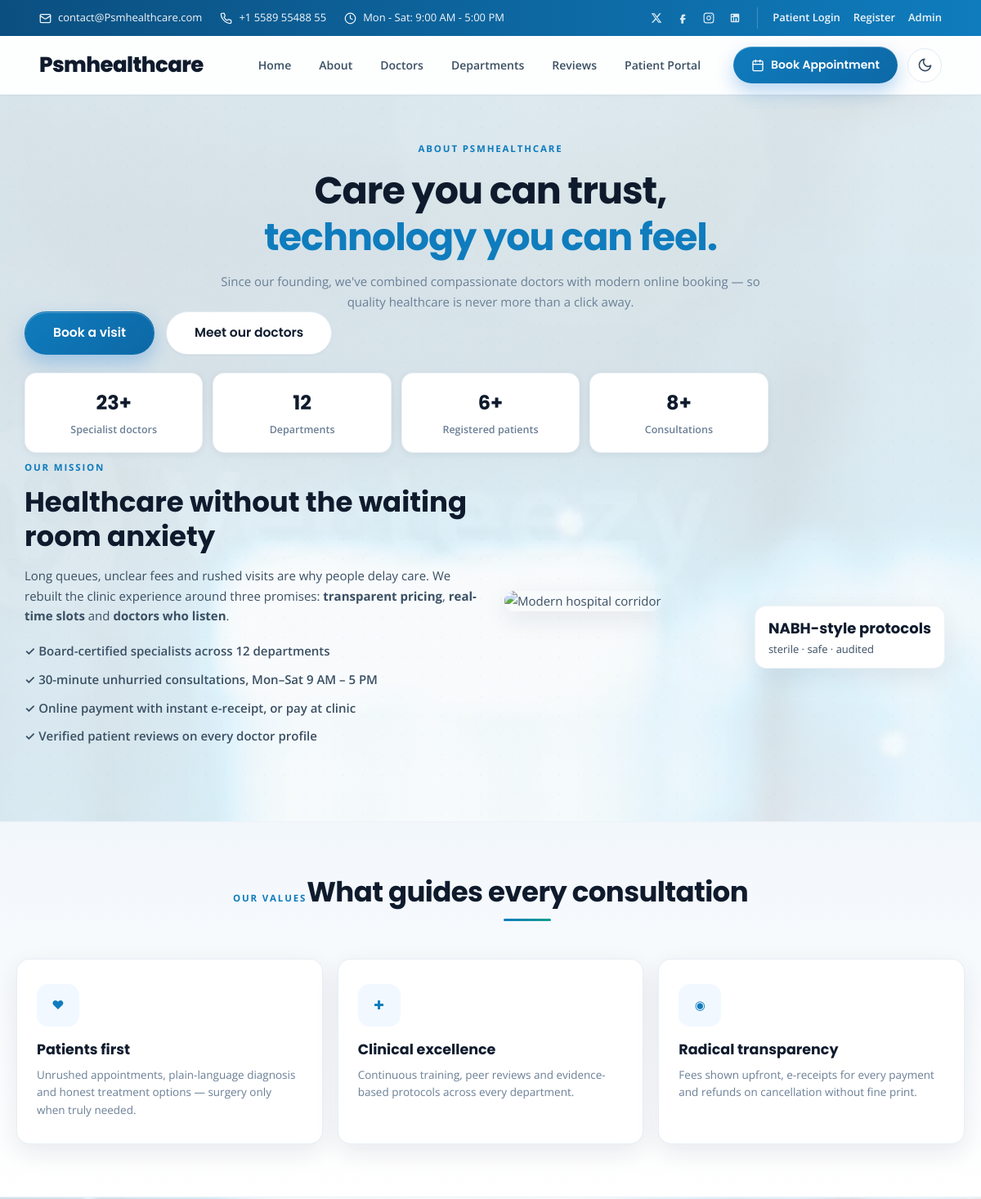
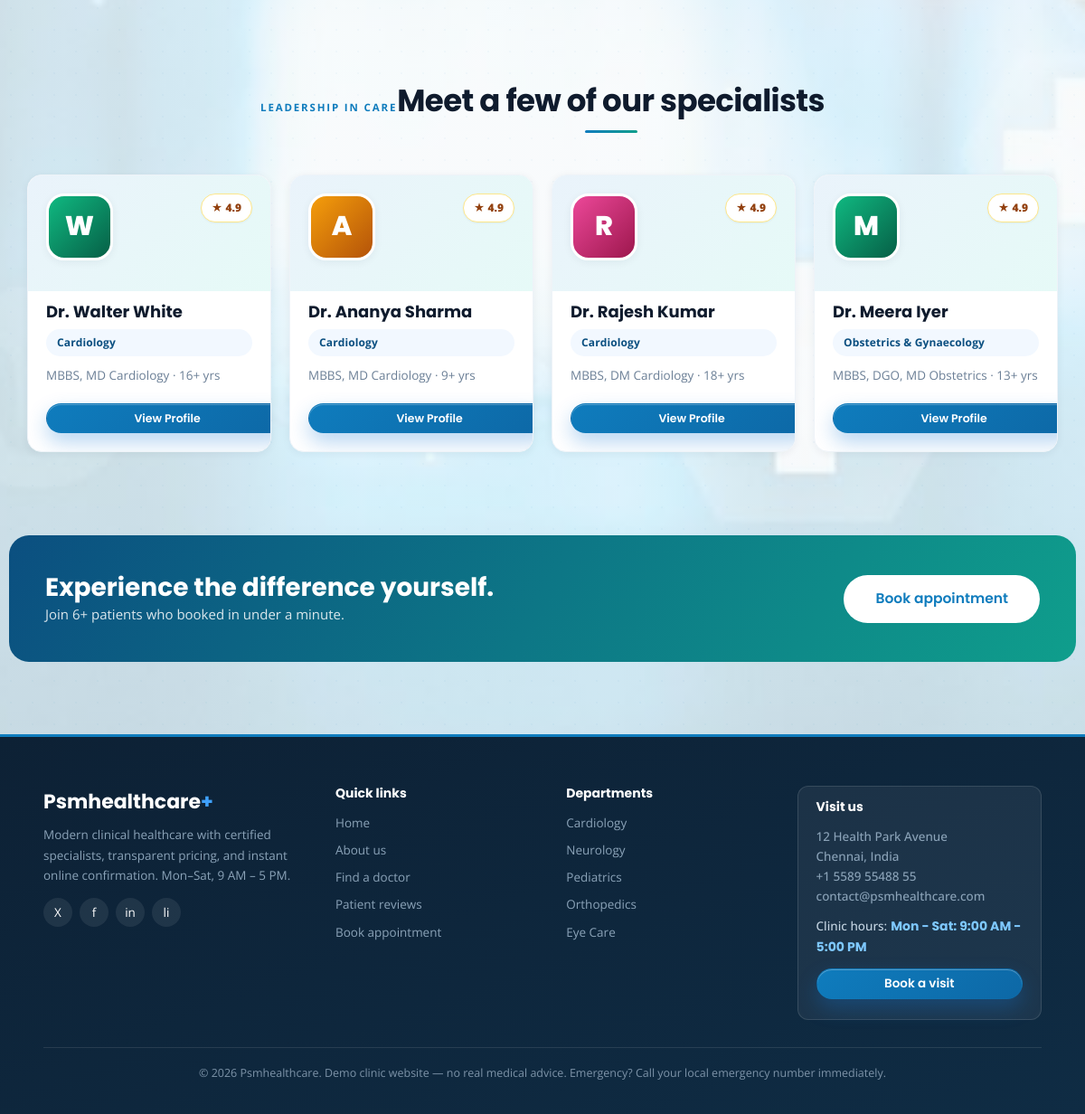
/about, run on the app's committed database (2 pictures, top to bottom).
### tables this page shows
CREATE TABLE doctors (
        id INTEGER PRIMARY KEY AUTOINCREMENT,
        name TEXT NOT NULL,
        branch_id INTEGER NOT NULL REFERENCES branches(id) ON DELETE CASCADE
    , qualification TEXT NOT NULL DEFAULT '', experience INTEGER NOT NULL DEFAULT 0, bio TEXT NOT NULL DEFAULT '', languages TEXT NOT NULL DEFAULT 'English', fee INTEGER NOT NULL DEFAULT 500, rating REAL NOT NULL DEFAULT 4.8);

CREATE TABLE branches (
        id INTEGER PRIMARY KEY AUTOINCREMENT,
        name TEXT NOT NULL UNIQUE
    );

### app.py (the view)
@app.route("/about")
def about():
    connection = db()
    stats = {
        "doctors": connection.execute("SELECT COUNT(*) c FROM doctors").fetchone()["c"],
        "specialties": connection.execute("SELECT COUNT(*) c FROM branches").fetchone()["c"],
        "patients": connection.execute("SELECT COUNT(*) c FROM patients").fetchone()["c"],
        "appointments": connection.execute("SELECT COUNT(*) c FROM appointments").fetchone()["c"]
    }
    doctors = connection.execute("""
        SELECT d.*, b.name AS branch FROM doctors d
        JOIN branches b ON b.id = d.branch_id
        ORDER BY d.rating DESC LIMIT 4
    """).fetchall()
    connection.close()
    return render_template("about.html", stats=stats, doctors=doctors)

### app.py (called while the page is built)
def db():
    os.makedirs(os.path.dirname(DB_PATH), exist_ok=True)
    connection = sqlite3.connect(DB_PATH)
    connection.row_factory = sqlite3.Row
    connection.execute("PRAGMA foreign_keys = ON")
    return connection

def current_user():
    return session.get("user")

@app.context_processor
def globals_for_templates():
    return {
        "current_user": current_user(),
        "today": date.today().isoformat(),
        "booking_days": BOOKING_DAYS,
        "consultation_fee": CONSULTATION_FEE,
        "currency_symbol": CURRENCY_SYMBOL,
        "hold_minutes": PAYMENT_HOLD_MINUTES
    }

### templates/about.html (shortened to what this page needs)
{% extends 'base.html' %}
{% block content %}
<section class="page-hero">
    <span class="eyebrow">ABOUT PSMHEALTHCARE</span>
    <h1>Care you can trust,<br><em>technology you can feel.</em></h1>
    <p>Since our founding, we've combined compassionate doctors with modern online booking — so quality healthcare is never more than a click away.</p>
    <div class="hero-btns">
        <a class="btn btn-primary btn-lg" href="{{ url_for('book') }}">Book a visit</a>
        <a class="btn btn-ghost btn-lg" href="{{ url_for('doctors_page') }}">Meet our doctors</a>
    </div>
</section>
<div class="trust-bar">
    <div><strong>{{ stats.doctors }}+</strong><span>Specialist doctors</span></div>
    <div><strong>{{ stats.specialties }}</strong><span>Departments</span></div>
    <div><strong>{{ stats.patients }}+</strong><span>Registered patients</span></div>
    <div><strong>{{ stats.appointments }}+</strong><span>Consultations</span></div>
</div>
<section class="section">
    <div class="about-split">
        <div>
            <span class="eyebrow">OUR MISSION</span>
            <h2>Healthcare without the waiting room anxiety</h2>
            <p>Long queues, unclear fees and rushed visits are why people delay care. We rebuilt the clinic experience around three promises: <strong>transparent pricing</strong>, <strong>real-time slots</strong> and <strong>doctors who listen</strong>.</p>
            <ul class="tick-list">
                <li>✓ Board-certified specialists across {{ stats.specialties }} departments</li>
                <li>✓ 30-minute unhurried consultations, Mon–Sat 9 AM – 5 PM</li>
                <li>✓ Online payment with instant e-receipt, or pay at clinic</li>
                <li>✓ Verified patient reviews on every doctor profile</li>
            </ul>
        </div>
        <div class="about-img">
            <img src="https://images.unsplash.com/photo-1519494026892-80bbd2d6fd0d?q=80&w=900&auto=format&fit=crop" alt="Modern hospital corridor">
            <div class="float-card fc-2"><strong>NABH-style protocols</strong><span>sterile · safe · audited</span></div>
        </div>
    </div>
</section>
<section class="section section-tinted">
    <div class="section-title"><span class="eyebrow">OUR VALUES</span><h2>What guides every consultation</h2></div>
    <div class="values-grid">
        <div class="medilab-feature-card"><div class="card-icon">♥</div><h3>Patients first</h3><p>Unrushed appointments, plain-language diagnosis and honest treatment options — surgery only when truly needed.</p></div>
        <div class="medilab-feature-card"><div class="card-icon">✚</div><h3>Clinical excellence</h3><p>Continuous training, peer reviews and evidence-based protocols across every department.</p></div>
        <div class="medilab-feature-card"><div class="card-icon">◉</div><h3>Radical transparency</h3><p>Fees shown upfront, e-receipts for every payment and refunds on cancellation without fine print.</p></div>
    </div>
</section>
<section class="section">
    <div class="section-title"><span class="eyebrow">LEADERSHIP IN CARE</span><h2>Meet a few of our specialists</h2></div>
    <div class="doctors-grid pro-grid">
        {% for doc in doctors %}
        <a class="doctor-card pro-card" href="{{ url_for('doctor_detail', doctor_id=doc.id) }}">
            <div class="doc-top"><div class="doc-photo p-{{ (doc.id % 6) + 1 }}">{{ doc.name[0] }}</div><span class="rating-chip">★ {{ '%.1f'|format(doc.rating or 4.8) }}</span></div>
            <h4>Dr. {{ doc.name }}</h4><span class="badge">{{ doc.branch }}</span>
            <p class="doc-qual">{{ doc.qualification }} · {{ doc.experience }}+ yrs</p>
            <span class="btn btn-primary full btn-sm">View Profile</span>
        </a>
        {% endfor %}
    </div>
</section>
<section class="cta-banner">
    <div><h2>Experience the difference yourself.</h2><p>Join {{ stats.patients }}+ patients who booked in under a minute.</p></div>
    <div class="cta-btns"><a class="btn btn-lg" style="background:#fff;color:var(--primary)" href="{{ url_for('book') }}">Book appointment</a></div>
</section>
{% endblock %}

### data on the page
doctors: name "W", rating "4.9", name "Walter White", branch "Cardiology", qualification "MBBS, MD Cardiology", experience "16"
doctors: name "A", rating "4.9", name "Ananya Sharma", branch "Cardiology", qualification "MBBS, MD Cardiology", experience "9"
doctors: name "R", rating "4.9", name "Rajesh Kumar", branch "Cardiology", qualification "MBBS, DM Cardiology", experience "18"
doctors: name "M", rating "4.9", name "Meera Iyer", branch "Obstetrics & Gynaecology", qualification "MBBS, DGO, MD Obstetrics", experience "13"

### other printed values
{{ stats.doctors }} "23"
{{ stats.specialties }} "12"
{{ stats.patients }} "6"
{{ stats.appointments }} "8"
